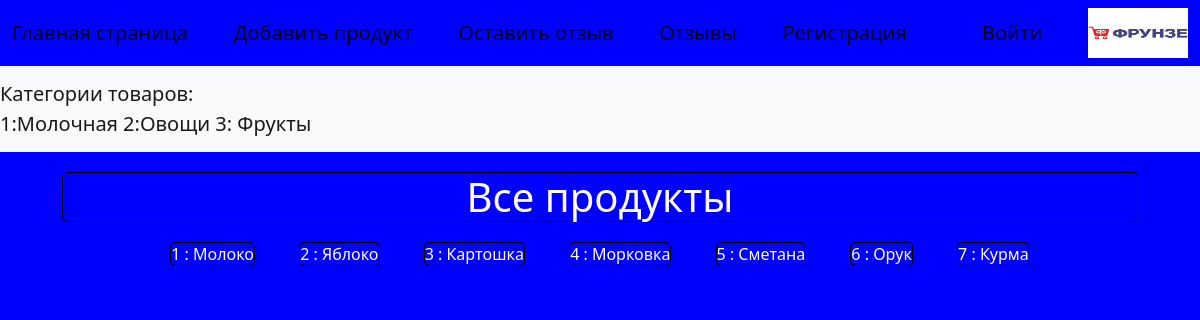
Screenshot of /products/ with the database file from the repository.
### DZ/models.py (models this page shows, shortened)
class Product(models.Model):
    class Meta:
        verbose_name = 'Продукт'
        verbose_name_plural = 'Продукты'
    title = models.CharField('Название', max_length=255, null=False)
    description = models.CharField('Описание', max_length=255, null=False)
    price = models.IntegerField('Цена', default=0)
    category = models.ForeignKey(Category, verbose_name='Категория', on_delete=models.CASCADE, null=True)

### DZ/views.py (the view)
# urls.py: path('products/', views.index),
def index(request):
    products = Product.objects.all()
    data = {
        'title': "Все продукты",
        'product': products
    }
    return render(request, 'index.html', context=data)

### templates/index.html
{% extends 'layout.html' %}
{% block content %}
<h1 class="white_tag">{{ title }}</h1>
{% for products in product %}
    <a class="white_tag" href="/products/{{ products.id }}/">
        {{ products.id }} : {{ products.title }}</a>
{% endfor %}
{% endblock %}

### static/css/style.css (style rules this page uses)
body { background: blue; color: black; }
.white_tag { text-decoration: None; color: white; margin: 20px; border: black solid 1px; border-radius: 5px; }

### rows the page displays
Product: id "1", title "Молоко"
Product: id "2", title "Яблоко"
Product: id "3", title "Картошка"
Product: id "4", title "Морковка"
Product: id "5", title "Сметана"
Product: id "6", title "Орук"
Product: id "7", title "Курма"

### other values shown
{{ title }} "Все продукты"
